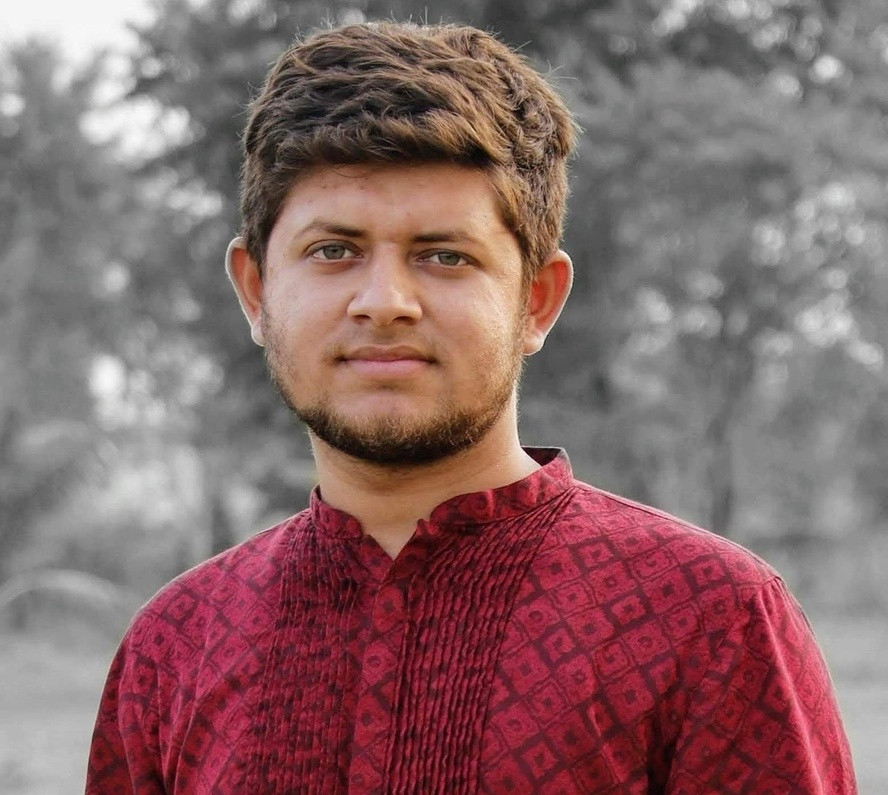
#> input picture OpenCV/image/imam.jpeg, 888 x 795 px, shrunk from 1476 x 1321 before the run, found by its file name
$ python convartRGB.py
#> lines starting #> are read from the running program, lines starting #| are printed output that depends on the picture
import cv2

image = cv2.imread("/Users/macbookair/Python/OpenCV/image/imam.jpeg")
#> image is the input picture: shape (795, 888, 3); mean B, G, R 104.2, 103.6, 135.3
ImgGray = cv2.cvtColor(image, cv2.COLOR_BGR2GRAY)
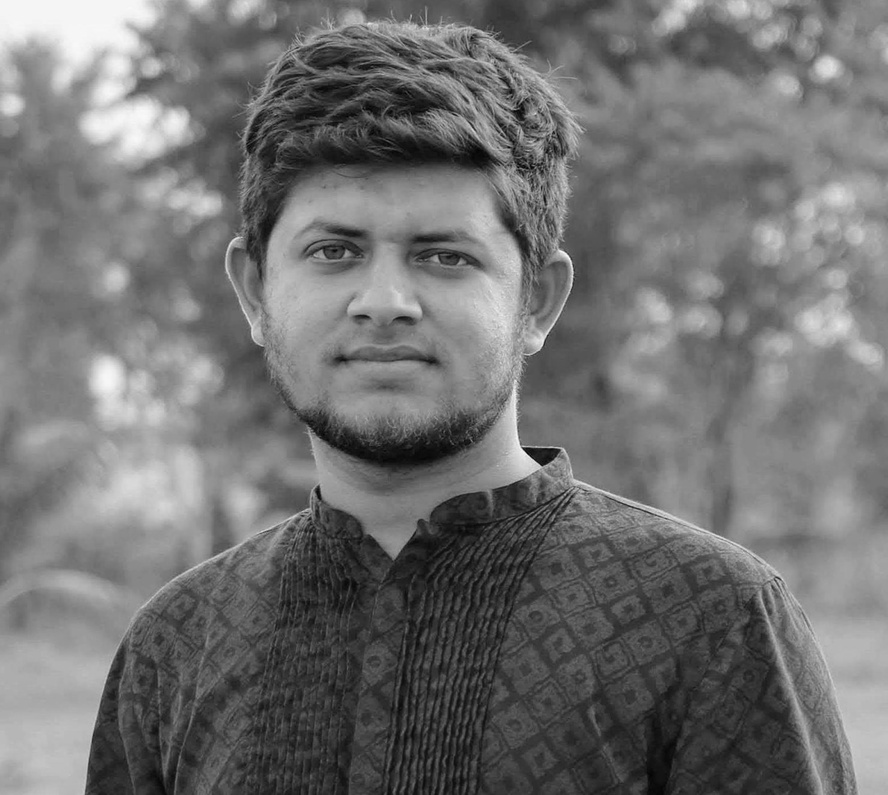
#> ImgGray: shape (795, 888); min 1, max 249, mean 113.2
ImgBlur = cv2.GaussianBlur(ImgGray, (99, 99), 0)
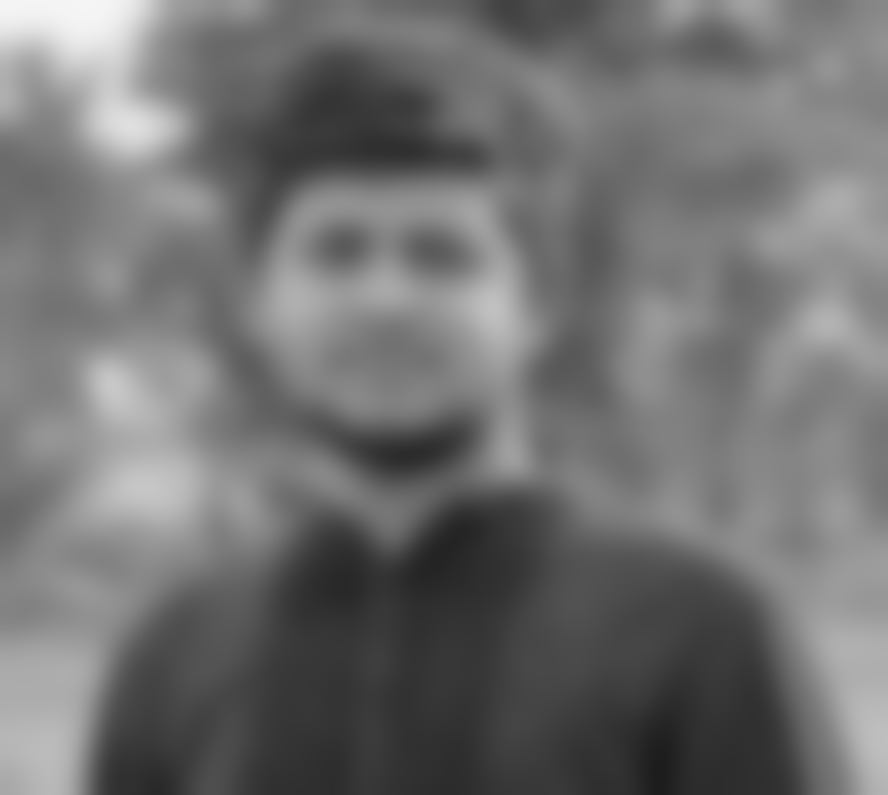
#> ImgBlur: shape (795, 888); min 29, max 245, mean 113.2
cv2.imshow("Orginal Image", image)
cv2.imshow("Gray Image", ImgGray)
cv2.imshow("Blur Image", ImgBlur)

cv2.waitKey(0)
